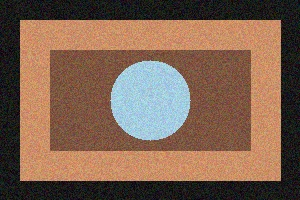
#> input picture test_image.jpg, 300 x 200 px
$ python -i postprocessing.py   (imports and definitions only)
#> lines starting #> are read from the running program, lines starting #| are printed output that depends on the picture
import cv2
import numpy as np
import logging

logger = logging.getLogger(__name__)

def postprocess_image(img_bgr: np.ndarray, original_format='png') -> np.ndarray:
    """
    Post-processes the image by ensuring valid uint8 range,
    3-channel BGR, and optional denoising.
    """
    if img_bgr is None:
        raise ValueError("Empty image provided to postprocessing")

    # Ensure valid uint8 range
    img_bgr = np.clip(img_bgr, 0, 255)

    if img_bgr.dtype != np.uint8:
        img_bgr = img_bgr.astype(np.uint8)

    # Ensure 3-channel BGR
    if len(img_bgr.shape) == 2 or (len(img_bgr.shape) == 3 and img_bgr.shape[2] == 1):
        img_bgr = cv2.cvtColor(img_bgr, cv2.COLOR_GRAY2BGR)
    elif len(img_bgr.shape) == 3 and img_bgr.shape[2] == 4:
        img_bgr = cv2.cvtColor(img_bgr, cv2.COLOR_BGRA2BGR)

    # Apply subtle adaptive detail sharpening (unsharp mask) for enhanced clarity
    gaussian = cv2.GaussianBlur(img_bgr, (0, 0), 2.0)
    sharpened = cv2.addWeighted(img_bgr, 1.25, gaussian, -0.25, 0)
    img_bgr = np.clip(sharpened, 0, 255).astype(np.uint8)

    return img_bgr

def encode_image_to_bytes(img_bgr: np.ndarray, format='png') -> bytes:
    """Encodes a BGR image to bytes in the specified format."""
    success, encoded_img = cv2.imencode(f'.{format.lower()}', img_bgr)
    if not success:
        raise RuntimeError(f"Failed to encode image to {format}")
    return encoded_img.tobytes()

def get_output_format(original_filename: str) -> str:
    """Determines the appropriate output format based on the original filename."""
    if not original_filename:
        return 'png'

    ext = original_filename.rsplit('.', 1)[-1].lower() if '.' in original_filename else ''

    if ext in ['jpg', 'jpeg']:
        return 'jpg'
    elif ext in ['webp']:
        return 'webp'
    return 'png'

>>> import cv2
>>> picture = cv2.imread('../test_image.jpg')
#> picture is the input picture: shape (200, 300, 3); mean B, G, R 80.4, 98.4, 126.9
>>> result = postprocess_image(picture)
#> in postprocess_image, `gaussian = cv2.GaussianBlur(img_bgr, (0, 0), 2.0)`:
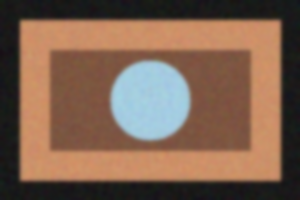
#> gaussian: shape (200, 300, 3); mean B, G, R 80.4, 98.4, 126.9
